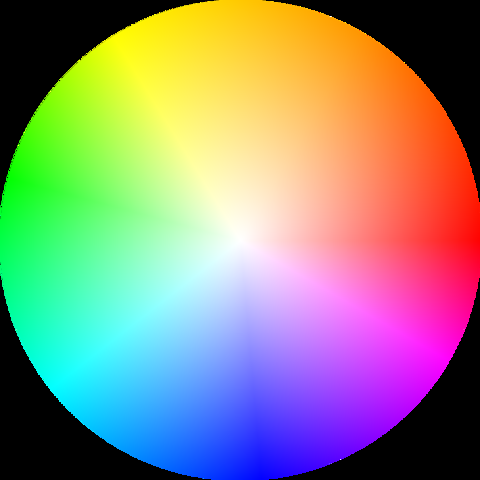
#> input picture testCases/color_wheel.png, 480 x 480 px, found by its file name
$ python mapping_complex_numbers.py
#> lines starting #> are read from the running program, lines starting #| are printed output that depends on the picture
import numpy as np
import matplotlib.pyplot as plt
import matplotlib.image as mpimg
import cv2
import math

density = 1/250 # 1 unit per 800 pixels
density2 = 1/250 # 1 unit per 200 pixels
image_dir = "C:/Users/yashp/Documents/Python/mapping_complex_functions/testCases/color_wheel.png"

image = cv2.imread(image_dir)
#> image is the input picture: shape (480, 480, 3); mean B, G, R 125, 139.6, 143.1
image_x_res = image.shape[1]
#> image_x_res = 480
image_y_res = image.shape[0]
#> image_y_res = 480

# transformed_image = np.zeros((image_y_res, image_x_res, 3))
transformed_image = np.empty((image_y_res, image_x_res, 3))
transformed_image[:] = float('nan')
# transformed_image = np.array([255 for i in range(image_x_res * image_y_res * image.shape[2])]).reshape(image_y_res, image_x_res, image.shape[2])

# print(transformed_image[0][0])
# print(transformed_image.shape)

for x in range(int(image_x_res)):
    for y in range(int(int(image_y_res/2))):
        # # change (0, 0, 0, 0) to (1, 1, 1, 1)
        # make_change = True
        # for i in image[y][x]:
        #     if i != 0:                            no longer needed because cv2
        #         make_change = False               ignores the 4th channel
        # if make_change:
        #     image[y][x] = [1., 1., 1., 1.]

        # x, y represent the pixel location
        # z represents the complex number location of x, y
        x_real = density * (x - (image_x_res / 2))
        y_imag = density * ((image_y_res / 2) - y)
        z = complex(x_real, y_imag)

        # transformed_z is z put through the function
        # transformed_x, transformed_y represent the pixel location of transformed_z
        transformed_z = pow(z, 2)
        transformed_x = transformed_z.real / density2 + image_x_res / 2
        if transformed_x - math.floor(transformed_x) > 0.85:
            transformed_x = int(round(transformed_x))
        else:
            transformed_x = int(math.floor(transformed_x))

        transformed_y = -transformed_z.imag / density2 + image_y_res / 2
        if transformed_y - math.floor(transformed_y) > 0.6:
            transformed_y = int(round(transformed_y))
        else:
            transformed_y = int(math.floor(transformed_y))


        # print(x, y, ":", transformed_x, transformed_y, ":", x_real, y_imag)

        if 0 <= transformed_x < image_x_res - 1 and 0 <= transformed_y < image_y_res - 1:
            # print(x, y, ":", transformed_x, transformed_y)
            transformed_image[transformed_y, transformed_x] = image[y][x]
#> transformed_image: shape (480, 480, 3) float64; 62.67% of the values are NaN or infinite; the others: min 0, max 255, mean 147.9
            # [12 lines of commented-out code are left out]
transformed_image_mask = np.zeros((image_x_res, image_y_res), dtype = 'uint8')
# [6 lines of commented-out code are left out]
transformed_image_mask[np.isnan(transformed_image[:,:,0])] = 1
transformed_image_final = transformed_image.astype('uint8')
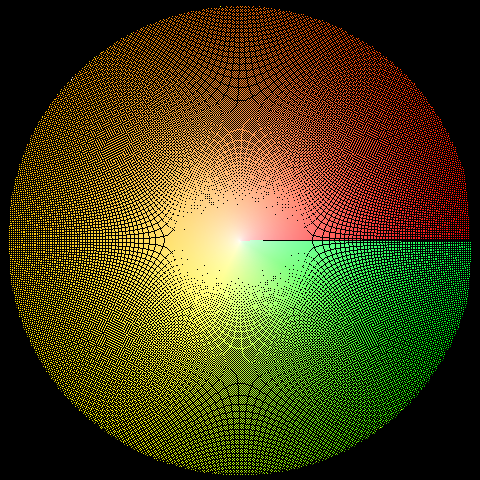
#> transformed_image_final: shape (480, 480, 3); mean B, G, R 24.1, 67.5, 74.1
transformed_image_final = cv2.inpaint(transformed_image_final, transformed_image_mask, 3, cv2.INPAINT_NS)
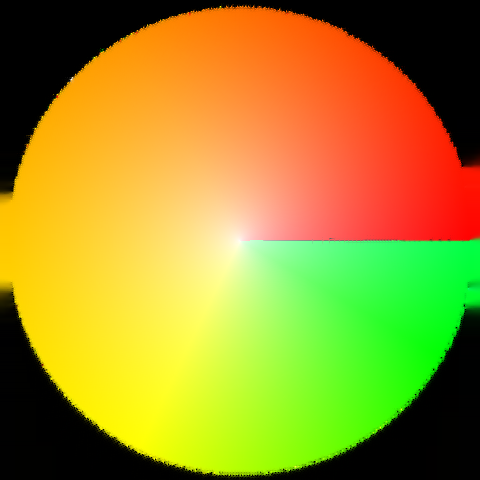
#> transformed_image_final: shape (480, 480, 3); mean B, G, R 39.5, 145.1, 160.9

# plot images
plt.figure(figsize = (13, 7))
plt.subplot(121)
plt.imshow(image)
# [4 lines of commented-out code are left out]
plt.subplot(122)
plt.imshow(transformed_image_final)
plt.show()
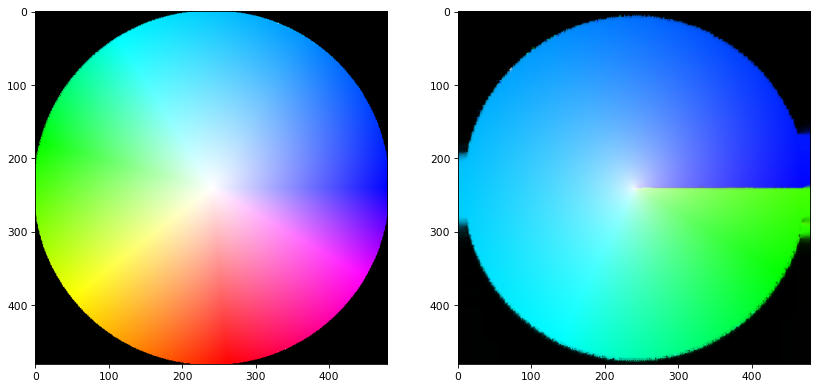
#> figure drawn by matplotlib, 2 panels; B, G, R data is drawn as R, G, B
# plt.savefig('z_sqr_func' + str(i) + '.svg', dpi = 750, format = 'svg')


# for i in range(11):
    # mapImage(1+(i/10))
    # mapImage(i/10 + 1)

#
#
# #image array
#
#
# shift_x = image_x_dim/2
# shift_y = image_y_dim/2
#
# for x in range(image_x_dim):
#     for y in range(image_y_dim):
#         z = complex(x - shift_x, y - shift_y)
#
#         transformed_z = transform(z)
#         transformed_z = complex(transformed_z.real + shift_x,
#                             transformed_z.imag + shift_y)
#         if(0 <= transformed_z.real <= image_x_dim and 0 <= transformed_z.imag <= image_y_dim):
#             #print(transformed_z.real, transformed_z.imag)
#             transformed_image[int(transformed_z.imag)][int(transformed_z.real)] = image[x][y]
#
# #plot image
# imgplot = plt.imshow(transformed_image)
# plt.show()
